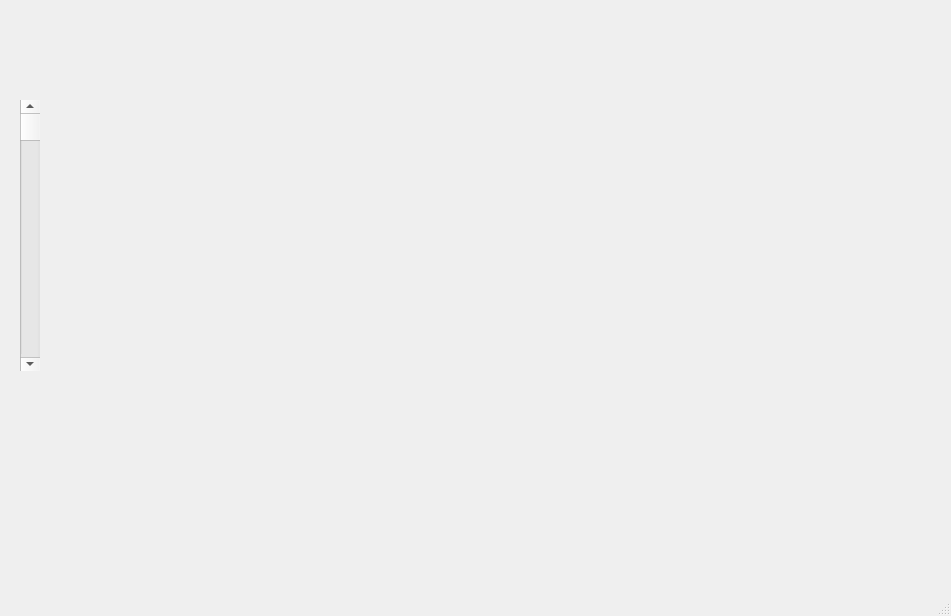
<?xml version="1.0" encoding="UTF-8"?>
<ui version="4.0">
 <class>MainWindow</class>
 <widget class="QMainWindow" name="MainWindow">
  <property name="geometry">
   <rect>
    <x>0</x>
    <y>0</y>
    <width>951</width>
    <height>616</height>
   </rect>
  </property>
  <property name="windowTitle">
   <string>MainWindow</string>
  </property>
  <widget class="QWidget" name="centralwidget">
   <widget class="QScrollBar" name="verticalScrollBar">
    <property name="geometry">
     <rect>
      <x>20</x>
      <y>100</y>
      <width>20</width>
      <height>271</height>
     </rect>
    </property>
    <property name="orientation">
     <enum>Qt::Orientation::Vertical</enum>
    </property>
   </widget>
  </widget>
  <widget class="QMenuBar" name="menubar">
   <property name="geometry">
    <rect>
     <x>0</x>
     <y>0</y>
     <width>951</width>
     <height>24</height>
    </rect>
   </property>
  </widget>
  <widget class="QStatusBar" name="statusbar"/>
 </widget>
 <resources/>
 <connections/>
</ui>
